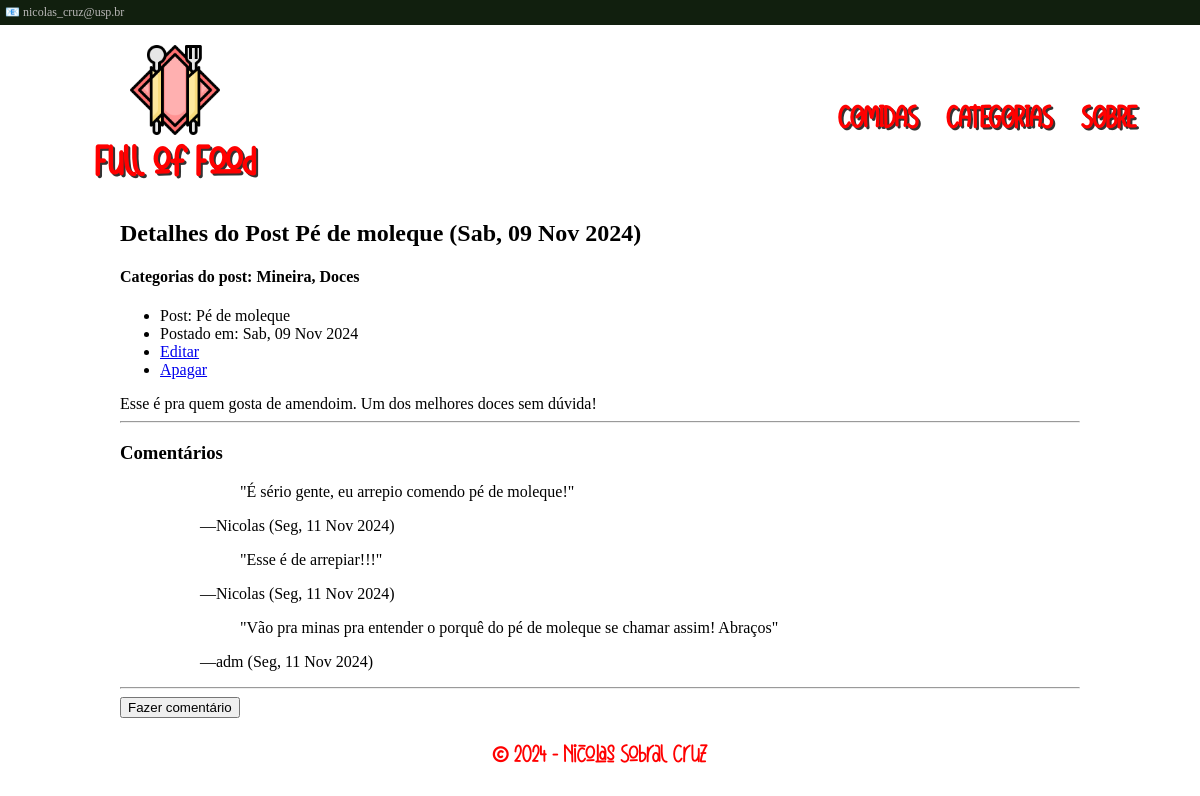
Screenshot of /comidas/9/ with the database file from the repository.
### comidas/models.py (models this page shows, shortened)
class Post(models.Model):
    titulo = models.CharField(max_length=255)
    conteudo = models.TextField()
    data = models.DateTimeField(auto_now_add=False)
    class Meta:
        ordering = ['-data']

class Category(models.Model):
    nome=models.CharField(max_length=255)
    descricao=models.CharField(max_length=1000)
    post = models.ManyToManyField(Post)

class Comment(models.Model):
    autor= models.ForeignKey(settings.AUTH_USER_MODEL,on_delete=models.CASCADE)
    texto=models.CharField(max_length=1000)
    data = models.DateTimeField(auto_now_add=True)
    post = models.ForeignKey(Post, on_delete=models.CASCADE)
    class Meta:
        ordering = ['-data']

### comidas/views.py (the view)
# urls.py: path('<int:pk>/', views.DetailView.as_view(), name='detail'),
class DetailView(generic.DetailView):
    model=Post
    template_name='comidas/detail.html'

### comidas/templates/comidas/detail.html (shortened to what this page needs)
{% extends 'base.html' %}
{% block content %}
    <h2>Detalhes do Post {{ post.titulo }} ({{ post.data|date:"D, d M Y" }})</h2>
    <section>
        <h4>Categorias do post:
            {% if post.category_set.all %}
               {% for category in post.category_set.all %}
    {{ category.nome }}{% if not forloop.last %}, {% endif %}
{% endfor %}
            {% endif %}
        </h4>
    </section>
    <section >
      <ul>
        <li>Post: {{ post.titulo }}</li>
        <li>Postado em: {{ post.data |date:"D, d M Y" }}</li>
        <li><a href="{% url 'comidas:update' post.id %}">Editar </a></li>
        <li><a href="{% url 'comidas:delete' post.id %}">Apagar </a></li>
      </ul>
      {{ post.conteudo |safe }}
    </section>
    <hr>
<section>
    <header>
        <h3>Comentários</h3>
    </header>
    <ul>
        {% if post.comment_set.all %}
            {% for comment in post.comment_set.all %}
                <figure>
                    <blockquote>
                        "{{ comment.texto }}"
                    </blockquote>
                    <figcaption>—{{ comment.autor }}  ({{comment.data|date:"D, d M Y"}})</figcaption>
                </figure>
            {% endfor %}
        {% else %}
            <p>Ainda não existe nenhuma comentário nesse post</p>
        {% endif %}
    </ul>
    <hr>
    <a href="{% url 'comidas:comment' post.pk %}"><button>Fazer comentário</button></a>
</section>
{% endblock content %}

### static/style.css (style rules this page uses)
:root { font-size: 16px; }
body { margin:0; }
header { width: 100%; margin: 0 auto; background-color: #fff; }

### rows the page displays
Post: titulo "Pé de moleque", data "Sab, 09 Nov 2024", conteudo "Esse é pra quem gosta de amendoim. Um dos melhores doces sem dúvida!"
Category: nome "Mineira"
Category: nome "Doces"
Comment: texto "É sério gente, eu arrepio comendo pé de moleque!", autor "Nicolas", data "Seg, 11 Nov 2024"
Comment: texto "Esse é de arrepiar!!!", autor "Nicolas", data "Seg, 11 Nov 2024"
Comment: texto "Vão pra minas pra entender o porquê do pé de moleque se chamar assim! Abraços", autor "adm", data "Seg, 11 Nov 2024"
